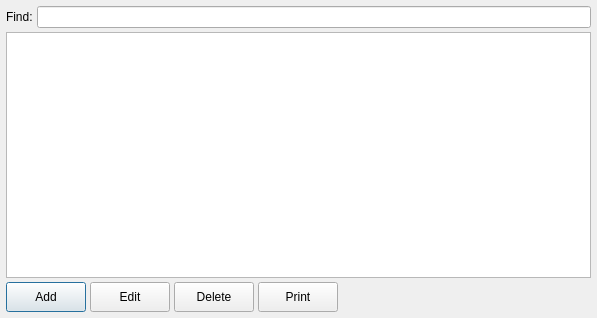
<?xml version="1.0" encoding="UTF-8"?>
<ui version="4.0">
 <class>StandardTableDialog</class>
 <widget class="QDialog" name="StandardTableDialog">
  <property name="geometry">
   <rect>
    <x>0</x>
    <y>0</y>
    <width>597</width>
    <height>318</height>
   </rect>
  </property>
  <property name="windowTitle">
   <string>StandardTableDialog</string>
  </property>
  <layout class="QVBoxLayout" name="verticalLayout">
   <property name="spacing">
    <number>4</number>
   </property>
   <property name="leftMargin">
    <number>6</number>
   </property>
   <property name="topMargin">
    <number>6</number>
   </property>
   <property name="rightMargin">
    <number>6</number>
   </property>
   <property name="bottomMargin">
    <number>6</number>
   </property>
   <item>
    <layout class="QHBoxLayout" name="horizontalLayout_2">
     <item>
      <widget class="QLabel" name="label">
       <property name="text">
        <string>Find:</string>
       </property>
      </widget>
     </item>
     <item>
      <widget class="QLineEdit" name="edFind"/>
     </item>
    </layout>
   </item>
   <item>
    <widget class="QTableView" name="tableView">
     <property name="selectionBehavior">
      <enum>QAbstractItemView::SelectRows</enum>
     </property>
    </widget>
   </item>
   <item>
    <layout class="QHBoxLayout" name="horizontalLayout">
     <item>
      <widget class="QPushButton" name="btnAdd">
       <property name="minimumSize">
        <size>
         <width>0</width>
         <height>30</height>
        </size>
       </property>
       <property name="text">
        <string>Add</string>
       </property>
      </widget>
     </item>
     <item>
      <widget class="QPushButton" name="btnEdit">
       <property name="minimumSize">
        <size>
         <width>0</width>
         <height>30</height>
        </size>
       </property>
       <property name="text">
        <string>Edit</string>
       </property>
      </widget>
     </item>
     <item>
      <widget class="QPushButton" name="btnDelete">
       <property name="minimumSize">
        <size>
         <width>0</width>
         <height>30</height>
        </size>
       </property>
       <property name="text">
        <string>Delete</string>
       </property>
      </widget>
     </item>
     <item>
      <widget class="PrintButton" name="btnPrint">
       <property name="minimumSize">
        <size>
         <width>0</width>
         <height>30</height>
        </size>
       </property>
       <property name="text">
        <string>Print</string>
       </property>
      </widget>
     </item>
     <item>
      <spacer name="horizontalSpacer">
       <property name="orientation">
        <enum>Qt::Horizontal</enum>
       </property>
       <property name="sizeHint" stdset="0">
        <size>
         <width>40</width>
         <height>20</height>
        </size>
       </property>
      </spacer>
     </item>
    </layout>
   </item>
  </layout>
 </widget>
 <customwidgets>
  <customwidget>
   <class>PrintButton</class>
   <extends>QPushButton</extends>
   <header>widgets/printbutton.h</header>
  </customwidget>
 </customwidgets>
 <resources/>
 <connections/>
</ui>
